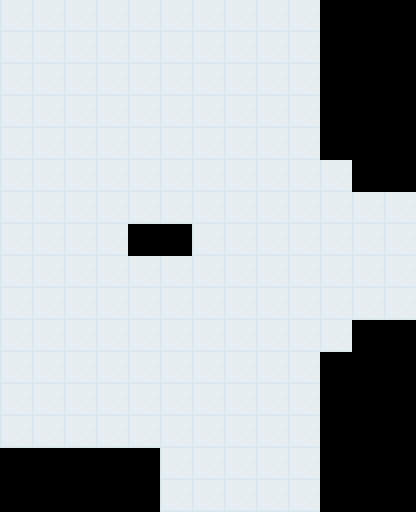

The image is a tile-based game level rendered from a .tmx file. Its description and complete source (layers, tilesets, objects, tile grids) follow:
An orthogonal 13x16 tile map with 32x32 px tiles, 1 tile layer (Tile Layer 1), 9 tilesets and 72 objects.

<map version="1.0" tiledversion="1.1.6" orientation="orthogonal" renderorder="right-down" width="13" height="16" tilewidth="32" tileheight="32" infinite="0" nextobjectid="95">
 <tileset firstgid="1" source="FloorTile.tsx" />
 <tileset firstgid="10" source="Objective.tsx" />
 <tileset firstgid="11" source="Player.tsx" />
 <tileset firstgid="12" source="Guard.tsx" />
 <tileset firstgid="13" source="Laser.tsx" />
 <tileset firstgid="14" source="DeskRight.tsx" />
 <tileset firstgid="18" source="wallgreen.tsx" />
 <tileset firstgid="19" source="walls.tsx" />
 <tileset firstgid="23" source="doors.tsx" />
 <layer name="Tile Layer 1" width="13" height="16">
  <data encoding="csv">
1,1,1,1,1,1,1,1,1,1,0,0,0,
1,1,1,1,1,1,1,1,1,1,0,0,0,
1,1,1,1,1,1,1,1,1,1,0,0,0,
1,1,1,1,1,1,1,1,1,1,0,0,0,
1,1,1,1,1,1,1,1,1,1,0,0,0,
1,1,1,1,1,1,1,1,1,1,1,0,0,
1,1,1,1,1,1,1,1,1,1,1,1,1,
1,1,1,1,0,0,1,1,1,1,1,1,1,
1,1,1,1,1,1,1,1,1,1,1,1,1,
1,1,1,1,1,1,1,1,1,1,1,1,1,
1,1,1,1,1,1,1,1,1,1,1,0,0,
1,1,1,1,1,1,1,1,1,1,0,0,0,
1,1,1,1,1,1,1,1,1,1,0,0,0,
1,1,1,1,1,1,1,1,1,1,0,0,0,
0,0,0,0,0,1,1,1,1,1,0,0,0,
0,0,0,0,0,1,1,1,1,1,0,0,0
</data>
 </layer>
 <objectgroup name="Object Layer 1">
  <object id="20" template="GreenKey.tx" x="32" y="96" />
  <object id="21" template="Player.tx" x="256" y="480" />
  <object id="22" template="Guard.tx" x="352" y="288">
   <properties>
    <property name="direction" value="left" />
    <property name="lightAngle" type="float" value="0" />
    <property name="objectivepath" value="[8,4]" />
    <property name="path" value="[]" />
   </properties>
  </object>
  <object id="24" template="Laser.tx" x="160" y="160" width="3" height="96" />
  <object id="25" template="decoratives/DeskLeft.tx" x="320" y="288" />
  <object id="26" template="GreenWall.tx" x="0" y="64" />
  <object id="27" template="GreenWall.tx" x="32" y="64" />
  <object id="28" template="GreenWall.tx" x="64" y="64" />
  <object id="29" template="GreenWall.tx" x="96" y="64" />
  <object id="30" template="GreenWall.tx" x="160" y="64" />
  <object id="31" template="GreenWall.tx" x="128" y="64" />
  <object id="32" template="GreenWall.tx" x="224" y="64" />
  <object id="33" template="GreenWall.tx" x="224" y="64" />
  <object id="34" template="GreenWall.tx" x="192" y="64" />
  <object id="35" template="GreenWall.tx" x="256" y="64" />
  <object id="36" template="GreenWall.tx" x="288" y="64" />
  <object id="37" template="GreenWall.tx" x="288" y="96" />
  <object id="38" template="GreenWall.tx" x="288" y="128" />
  <object id="39" template="GreenWall.tx" x="288" y="160" />
  <object id="40" template="GreenWall.tx" x="288" y="192" />
  <object id="41" template="GreenWall.tx" x="288" y="224" />
  <object id="42" template="GreenWall.tx" x="320" y="224" />
  <object id="43" template="GreenWall.tx" x="352" y="224" />
  <object id="44" template="GreenWall.tx" x="384" y="224" />
  <object id="45" template="GreenWall.tx" x="384" y="256" />
  <object id="46" template="GreenWall.tx" x="384" y="288" />
  <object id="47" template="GreenWall.tx" x="384" y="320" />
  <object id="48" template="GreenWall.tx" x="384" y="352" />
  <object id="49" template="GreenWall.tx" x="352" y="352" />
  <object id="50" template="GreenWall.tx" x="320" y="352" />
  <object id="51" template="GreenWall.tx" x="288" y="352" />
  <object id="52" template="GreenWall.tx" x="288" y="384" />
  <object id="53" template="GreenWall.tx" x="288" y="416" />
  <object id="54" template="GreenWall.tx" x="288" y="448" />
  <object id="55" template="GreenWall.tx" x="288" y="480" />
  <object id="56" template="GreenWall.tx" x="288" y="320" />
  <object id="57" template="GreenWall.tx" x="288" y="512" />
  <object id="58" template="GreenWall.tx" x="192" y="512" />
  <object id="59" template="GreenWall.tx" x="160" y="512" />
  <object id="60" template="GreenWall.tx" x="160" y="448" />
  <object id="61" template="GreenWall.tx" x="160" y="480" />
  <object id="62" template="GreenWall.tx" x="128" y="448" />
  <object id="63" template="GreenWall.tx" x="96" y="448" />
  <object id="64" template="GreenWall.tx" x="64" y="448" />
  <object id="65" template="GreenWall.tx" x="32" y="448" />
  <object id="66" template="GreenWall.tx" x="0" y="448" />
  <object id="67" template="GreenWall.tx" x="0" y="96" />
  <object id="68" template="GreenWall.tx" x="0" y="128" />
  <object id="69" template="GreenWall.tx" x="0" y="160" />
  <object id="70" template="GreenWall.tx" x="0" y="192" />
  <object id="71" template="GreenWall.tx" x="0" y="224" />
  <object id="72" template="GreenWall.tx" x="0" y="256" />
  <object id="73" template="GreenWall.tx" x="0" y="320" />
  <object id="74" template="GreenWall.tx" x="0" y="288" />
  <object id="75" template="GreenWall.tx" x="0" y="352" />
  <object id="76" template="GreenWall.tx" x="0" y="384" />
  <object id="77" template="GreenWall.tx" x="0" y="416" />
  <object id="78" template="GreenWall.tx" x="96" y="256" />
  <object id="79" template="GreenWall.tx" x="96" y="224" />
  <object id="80" template="GreenWall.tx" x="128" y="224" />
  <object id="81" template="GreenWall.tx" x="160" y="224" />
  <object id="82" template="GreenWall.tx" x="192" y="224" />
  <object id="84" template="GreenWall.tx" x="192" y="224" />
  <object id="85" template="GreenWall.tx" x="192" y="256" />
  <object id="86" template="GreenWall.tx" x="192" y="288" />
  <object id="87" template="GreenWall.tx" x="160" y="288" />
  <object id="88" template="GreenWall.tx" x="128" y="288" />
  <object id="89" template="GreenWall.tx" x="96" y="288" />
  <object id="90" template="GreenWall.tx" x="128" y="256" />
  <object id="91" template="GreenWall.tx" x="160" y="256" />
  <object id="92" template="GreenWall.tx" x="224" y="512" />
  <object id="94" template="exits/green/Exit.tx" x="256" y="512" />
 </objectgroup>
</map>
